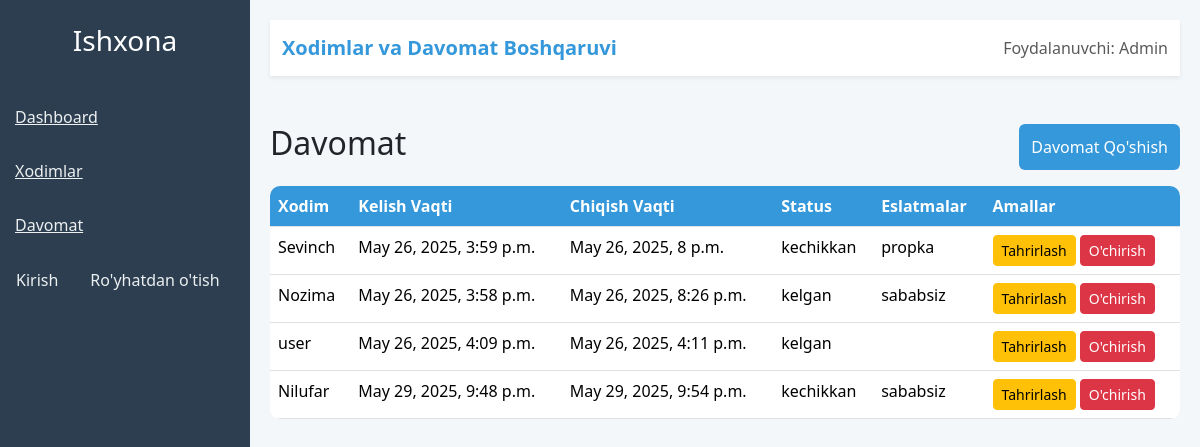
Screenshot of /davomatlar/ with the database file from the repository.
### davomat/models.py (models this page shows, shortened)
class Davomat(Base):
    STATUS_R = (
        ("kelgan", "Kelgan"),
        ("kelmagan", "Kelmagan"),
        ("tatil", "Tatil"),
        ("kechikkan", "Kechikkan")
    )
    xodim=models.ForeignKey(Xodimlar,on_delete=models.CASCADE, related_name="davomat")
    kerish_vaqti=models.DateTimeField()
    chiqish_vaqti=models.DateTimeField()
    eslatmalar=models.CharField(max_length=100,null=True,blank=True)
    status_r = models.CharField(max_length=20, choices=STATUS_R, default="kelgan")
    class Meta:
        verbose_name = "Davomat"
        verbose_name_plural = "Davomatlar"

class Xodimlar(Base):
    USER_ROLE = (
        ('admin', 'Admin'),
        ('kadr', 'Kadr'),
        ('boshliq', 'Boshliq'),
        ('xodim', 'Xodim'),
    )
    user=models.ForeignKey(User,on_delete=models.CASCADE)
    lavozim=models.CharField(max_length=100,null=False,blank=False)
    ishga_qabul_sana=models.DateTimeField(auto_now_add=True)
    telefon_raqam=models.CharField(max_length=17)
    manzil=models.CharField(max_length=100)
    is_active=models.BooleanField(default=False)
    user_role = models.CharField(max_length=20, choices=USER_ROLE, default='xodim')
    def __str__(self):
        return str(self.user)

### davomat/views.py (the view, shortened to what this page needs)
# urls.py: path('davomatlar/', davomat_page, name='davomat'),
def davomat_page(request):
    xodimlar=Xodimlar.objects.all()
    davomatlar = Davomat.objects.all()
    context = {
        "davomatlar": davomatlar,
        "xodimlar":xodimlar,
    }
    return render(request,"davomat.html",context)

### templates/davomat.html (shortened to what this page needs)
{% extends 'base.html' %}
{% load static %}
{% block content %}
    <div class="content">
        <nav class="navbar navbar-light bg-white shadow-sm mb-4">
            <div class="container-fluid">
                <span class="navbar-brand">Xodimlar va Davomat Boshqaruvi</span>
                <div>
                    <span class="navbar-text">Foydalanuvchi: Admin</span>
                </div>
            </div>
        </nav>
        <section id="davomat" class="mt-5">
            <div class="d-flex justify-content-between mb-3">
                <h2>Davomat</h2>
                <button class="btn btn-primary" data-bs-toggle="modal" data-bs-target="#addAttendanceModal">Davomat Qo'shish</button>
            </div>
            <table class="table table-hover">
                <thead>
                    <tr>
                        <th>Xodim</th>
                        <th>Kelish Vaqti</th>
                        <th>Chiqish Vaqti</th>
                        <th>Status</th>
                        <th>Eslatmalar</th>
                        <th>Amallar</th>
                    </tr>
                </thead>
                <tbody id="attendanceTable">
                {% if davomatlar %}
                {% for davomat in davomatlar %}
                    <tr>
                        <td>{{ davomat.xodim.user.username }}</td>
                        <td>{{ davomat.kerish_vaqti }}</td>
                        <td>{{ davomat.chiqish_vaqti }}</td>
                        <td>{{ davomat.status_r }}</td>
                        <td>{{ davomat.eslatmalar }}</td>
                        <td>
                            <button class="btn btn-sm btn-warning edit-attendance" data-id="{{ davomat.id }}">Tahrirlash</button>
                            <a class="btn btn-sm btn-danger " href="{% url 'deleteD' davomat.id %}">O'chirish</a>
                        </td>
                    </tr>
                 {% endfor %}
                    {% else %}
                <p class="text-muted"> Hozircha davomat yow</p>
                {% endif %}
                </tbody>
            </table>
        </section>
    </div>
{% endblock content%}

### templates/base.html (shortened to what this page needs)
<!DOCTYPE html>
{% load static %}
<html lang="uz">
<head>
    <link href="https://cdn.jsdelivr.net/npm/bootstrap@5.3.3/dist/css/bootstrap.min.css" rel="stylesheet">
    <link href="{% static 'css/style.css' %}" rel="stylesheet">
</head>
<body>
    <div class="sidebar">
        <h3 class="text-center py-4">Ishxona</h3>
        <a href="{% url 'dashboard' %}">Dashboard</a>
        <a href="{% url 'xodimlar' %}">Xodimlar</a>
        <a href="{% url 'davomat' %}">Davomat</a>
         <div class="d-flex flex-wrap">
            {% if user.is_authenticated %}
              <a href="{% url 'lt' %}" class="btn btn-auth">Chiqish</a>
            {% else %}
              <a href="{% url 'ln' %}" class="btn btn-auth">Kirish</a>
              <a href="{% url 'sn' %}" class="btn btn-auth">Ro'yhatdan o'tish</a>
            {% endif %}
          </div>
    </div>
      {% block content%}
    {% endblock content%}
</body>
</html>

### static/css/style.css (style rules this page uses)
body { background-color: #f4f7fa; font-family: 'Segoe UI', Tahoma, Geneva, Verdana, sans-serif; }
.sidebar { min-height: 100vh; background-color: #2c3e50; color: white; position: fixed; width: 250px; transition: all 0.3s; }
.sidebar a { color: #ecf0f1; padding: 15px; display: block; transition: background 0.3s; }
.content { margin-left: 250px; padding: 20px; }
.table { background-color: white; border-radius: 10px; overflow: hidden; }
.table th { background-color: #3498db; color: white; }
.btn-primary { background-color: #3498db; border: none; }
.navbar-brand { font-weight: bold; color: #3498db !important; }

### rows the page displays
Davomat: xodim.user.username "Sevinch", kerish_vaqti "May 26, 2025, 3:59 p.m.", chiqish_vaqti "May 26, 2025, 8 p.m.", status_r "kechikkan", eslatmalar "propka"
Davomat: xodim.user.username "Nozima", kerish_vaqti "May 26, 2025, 3:58 p.m.", chiqish_vaqti "May 26, 2025, 8:26 p.m.", status_r "kelgan", eslatmalar "sababsiz"
Davomat: xodim.user.username "user", kerish_vaqti "May 26, 2025, 4:09 p.m.", chiqish_vaqti "May 26, 2025, 4:11 p.m.", status_r "kelgan"
Davomat: xodim.user.username "Nilufar", kerish_vaqti "May 29, 2025, 9:48 p.m.", chiqish_vaqti "May 29, 2025, 9:54 p.m.", status_r "kechikkan", eslatmalar "sababsiz"
